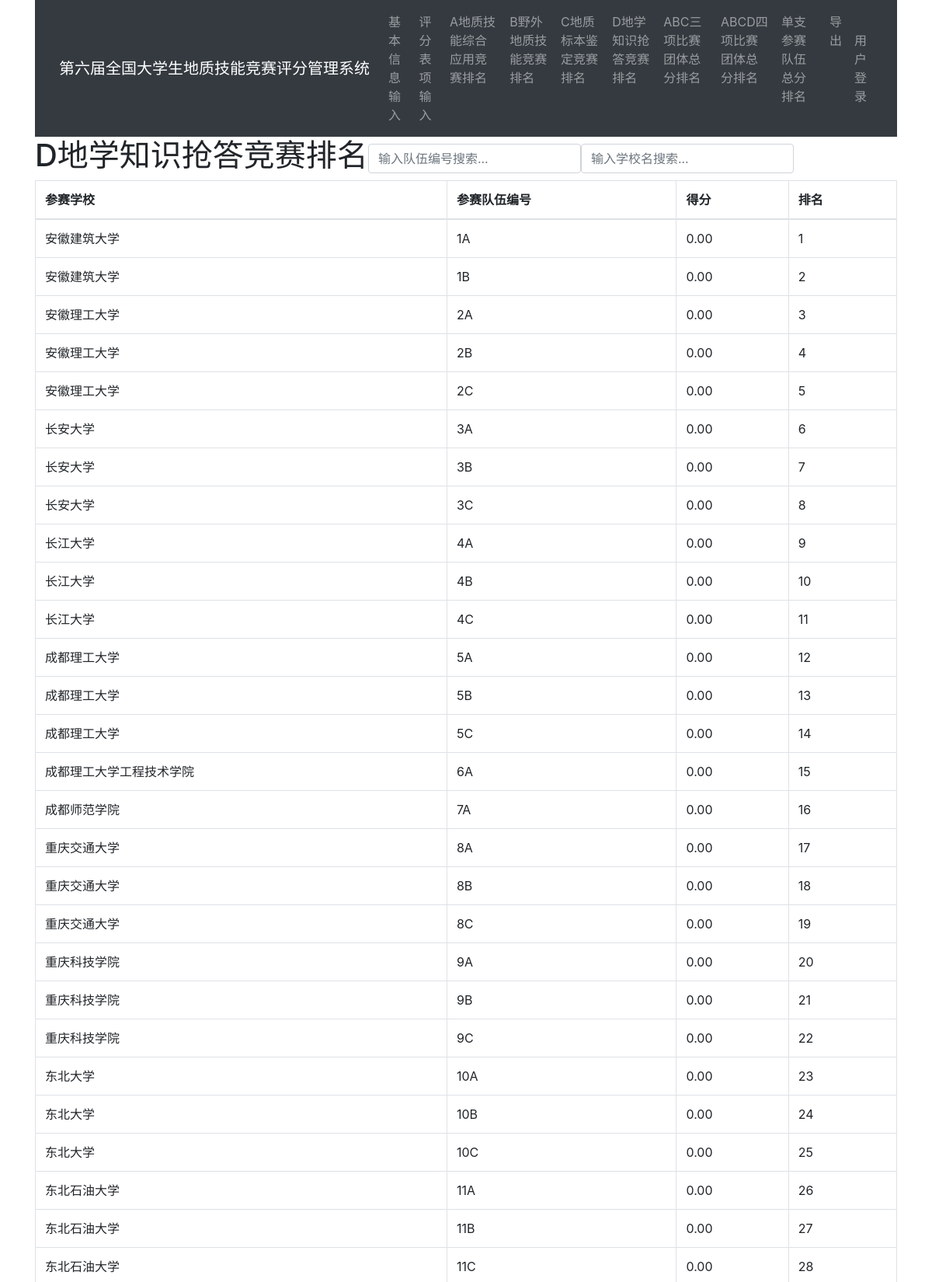
Screenshot of /fourth (upper part) with the database file from the repository.
### flask_app.py (models this page shows)
class Team(db.Model):
    id=db.Column(db.String(10),primary_key=True)#编号
    name1=db.Column(db.String(100))#三个队员
    name2=db.Column(db.String(100))
    name3=db.Column(db.String(100))
    teacher=db.Column(db.String(100))#指导教师
    school=db.Column(db.String(100))#所在学校
    schoolid=db.Column(db.Integer,db.ForeignKey('school.id'))
    address=db.Column(db.String(100))#联系方式？
    score1=db.Column(db.Float)#四项得分
    score2=db.Column(db.Float)
    score3=db.Column(db.Float)
    score4=db.Column(db.Float)
    score=db.Column(db.Float)#总分？

### views.py (the view)
@app.route('/fourth')
def fourthitem():
    stu=Team.query.order_by(Team.score4.desc()).all()
    return render_template('rank4.html',student=stu)

### templates/rank4.html (shortened to what this page needs)
{% extends 'base.html' %}
{% block content %}
<form class="form-inline">
    <label><h1>D地学知识抢答竞赛排名</h1></label>
    <input type="text" id="myInput1" onkeyup="myFunction(1)" placeholder="输入队伍编号搜索..."  class="form-control">
    <input type="text" id="myInput0" onkeyup="myFunction(0)" placeholder="输入学校名搜索..."  class="form-control">
<table class="table table-bordered" id="table">
    <thead>
        <th>参赛学校</th>
        <th>参赛队伍编号</th>
        <th>得分</th>
        <th>排名</th>
    </thead>
    <tbody>
        {% for stu in student %}
        <tr>
            <td>{{ stu.school }}</td>
            <td>{{ stu.id }}</td>
            <td>{{ '%0.2f'| format(stu.score4|float) }}</td>
            <td>{{ loop.index }}</td>
        </tr>
        {% endfor %}
    </tbody>
</table>
{% endblock %}

### static/style.css (style rules this page uses)
html { overflow-y: scroll; }
:root { overflow-y: auto; overflow-x: hidden; }
:root body { position: absolute; }
body { width: 100vw; overflow: hidden; }

### rows the page displays
Team: school "安徽建筑大学", id "1A", score4 "0.00"
Team: school "安徽建筑大学", id "1B", score4 "0.00"
Team: school "安徽理工大学", id "2A", score4 "0.00"
Team: school "安徽理工大学", id "2B", score4 "0.00"
Team: school "安徽理工大学", id "2C", score4 "0.00"
Team: school "长安大学", id "3A", score4 "0.00"
Team: school "长安大学", id "3B", score4 "0.00"
Team: school "长安大学", id "3C", score4 "0.00"
Team: school "长江大学", id "4A", score4 "0.00"
Team: school "长江大学", id "4B", score4 "0.00"
Team: school "长江大学", id "4C", score4 "0.00"
Team: school "成都理工大学", id "5A", score4 "0.00"
Team: school "成都理工大学", id "5B", score4 "0.00"
Team: school "成都理工大学", id "5C", score4 "0.00"
Team: school "成都理工大学工程技术学院", id "6A", score4 "0.00"
Team: school "成都师范学院", id "7A", score4 "0.00"
Team: school "重庆交通大学", id "8A", score4 "0.00"
Team: school "重庆交通大学", id "8B", score4 "0.00"
Team: school "重庆交通大学", id "8C", score4 "0.00"
Team: school "重庆科技学院", id "9A", score4 "0.00"
Team: school "重庆科技学院", id "9B", score4 "0.00"
Team: school "重庆科技学院", id "9C", score4 "0.00"
Team: school "东北大学", id "10A", score4 "0.00"
Team: school "东北大学", id "10B", score4 "0.00"
Team: school "东北大学", id "10C", score4 "0.00"
Team: school "东北石油大学", id "11A", score4 "0.00"
Team: school "东北石油大学", id "11B", score4 "0.00"
Team: school "东北石油大学", id "11C", score4 "0.00"
